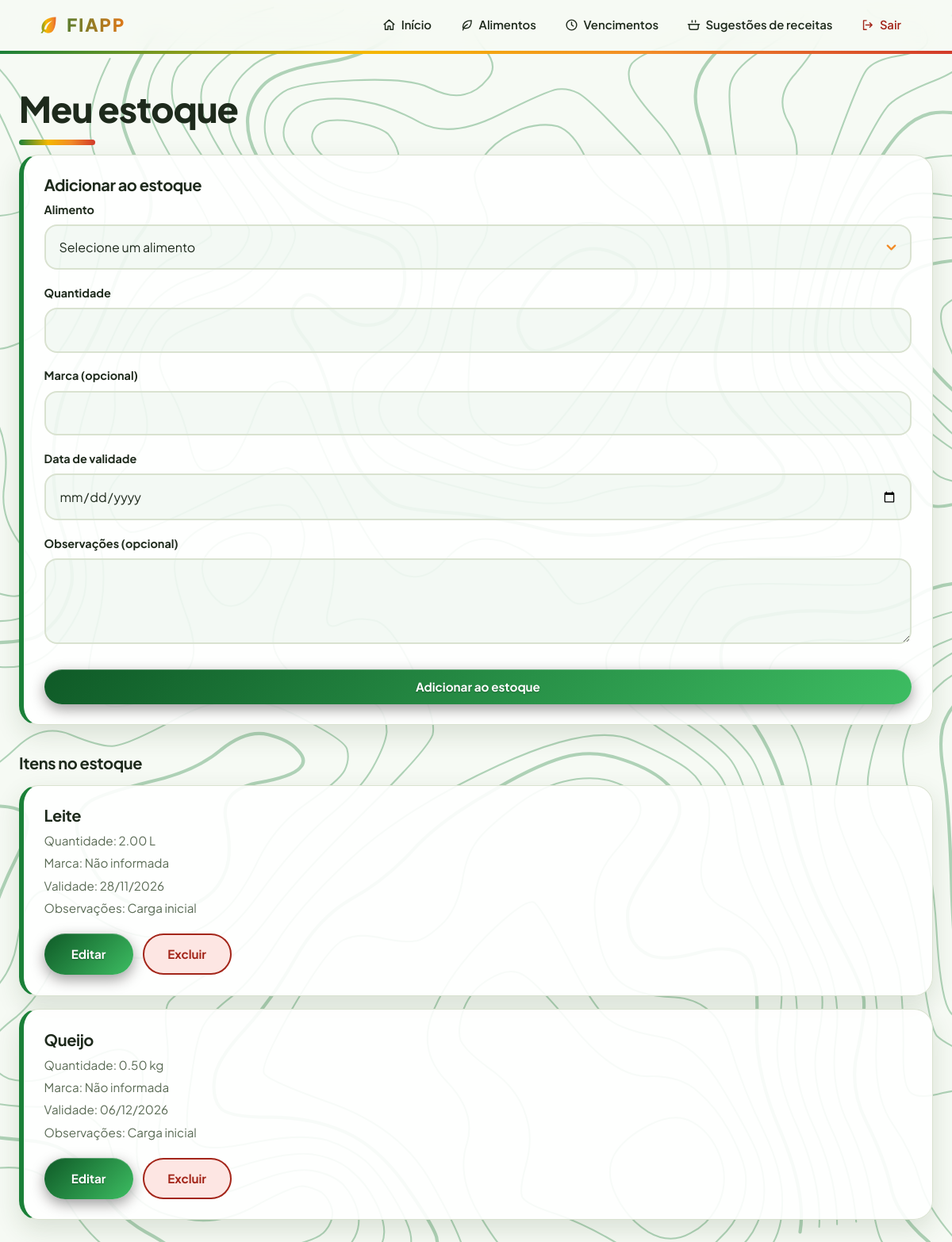
The page /estoque.php (signed in) on the database as committed earlier.
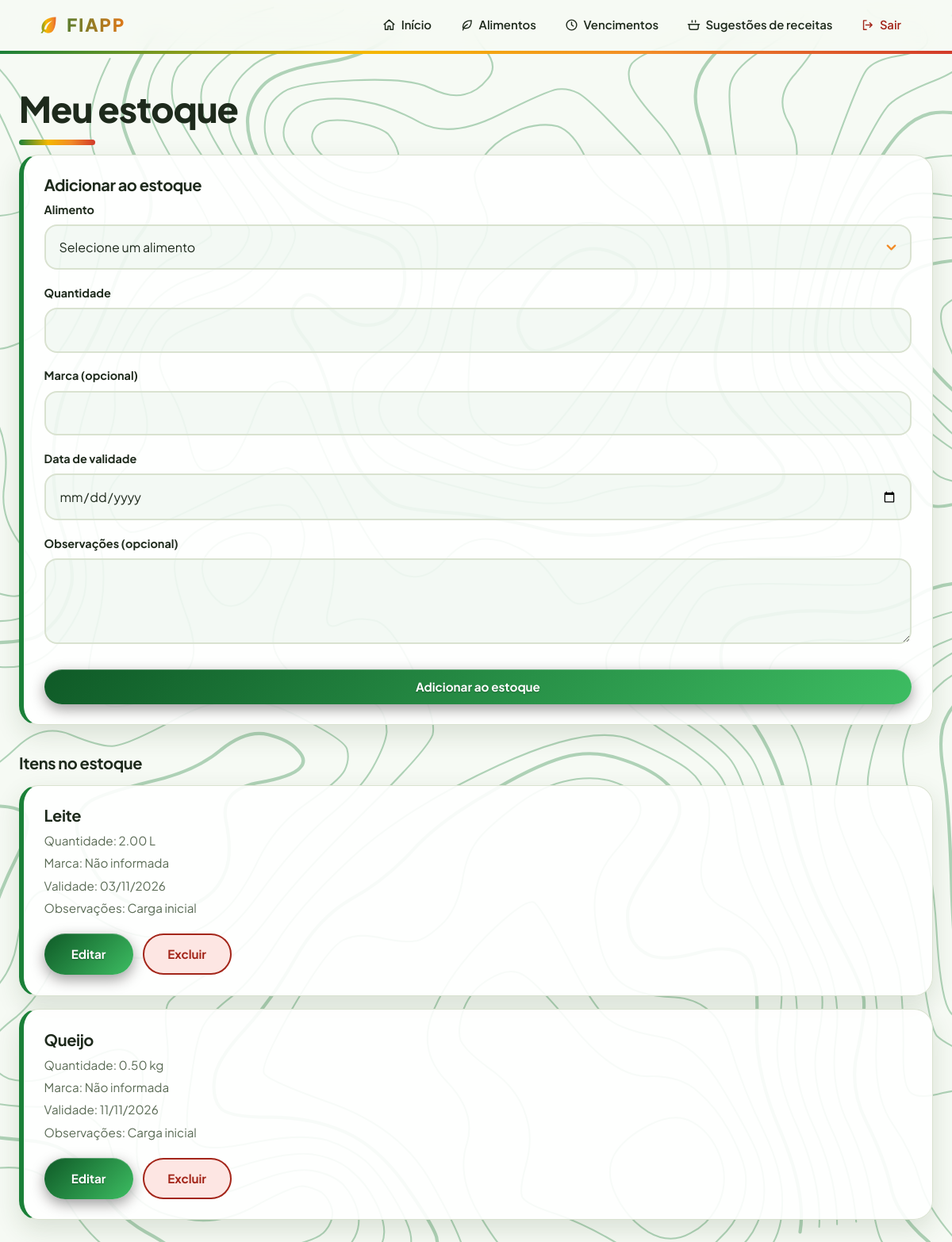
The same page on the database as committed later.
### tables this page shows
CREATE TABLE `estoque` (
  `id_item_estoque` int(11) NOT NULL AUTO_INCREMENT,
  `usuario_id` int(11) NOT NULL,
  `alimento_id` int(11) NOT NULL,
  `quantidade` decimal(10,2) NOT NULL,
  `data_validade` date NOT NULL,
  `data_cadastro` date NOT NULL,
  `observacoes` varchar(200) DEFAULT NULL,
  `marca` varchar(100) DEFAULT NULL,
  PRIMARY KEY (`id_item_estoque`),
  KEY `usuario_id` (`usuario_id`),
  KEY `alimento_id` (`alimento_id`),
  CONSTRAINT `estoque_ibfk_1` FOREIGN KEY (`usuario_id`) REFERENCES `usuarios` (`id`),
  CONSTRAINT `estoque_ibfk_2` FOREIGN KEY (`alimento_id`) REFERENCES `alimentos` (`id`)
);

CREATE TABLE `alimentos` (
  `id` int(11) NOT NULL AUTO_INCREMENT,
  `usuario_id` int(11) NOT NULL,
  `nome` varchar(100) NOT NULL,
  `categoria` varchar(50) NOT NULL,
  `unidade_medida` varchar(30) NOT NULL,
  `marca_preferencia` varchar(100) DEFAULT NULL,
  PRIMARY KEY (`id`),
  KEY `usuario_id` (`usuario_id`),
  CONSTRAINT `alimentos_ibfk_1` FOREIGN KEY (`usuario_id`) REFERENCES `usuarios` (`id`)
);

### estoque.php (the view, shortened to what the changed rows need)
<?php
require "conexao.php";
$usuario_id = $_SESSION["usuario_id"];
function h($valor) {
    return htmlspecialchars((string) $valor, ENT_QUOTES, "UTF-8");
}
$stmt = $conexao->prepare(
    "SELECT e.id_item_estoque, a.nome, e.quantidade,
    a.unidade_medida, e.marca, e.data_validade, e.observacoes
    FROM estoque e
    INNER JOIN alimentos a ON a.id = e.alimento_id
    WHERE e.usuario_id = ? AND a.usuario_id = ?
    ORDER BY e.data_validade"
);
$stmt->bind_param("ii", $usuario_id, $usuario_id);
$stmt->execute();
$stmt->bind_result(
    $eid,
    $enome,
    $equantidade,
    $eunidade,
    $emarca,
    $evalidade,
    $eobservacoes
);
$itens = [];
while ($stmt->fetch()) {
    $itens[] = [
        "id" => $eid,
        "nome" => $enome,
        "quantidade" => $equantidade,
        "unidade" => $eunidade,
        "marca" => $emarca,
        "data_validade" => $evalidade,
        "observacoes" => $eobservacoes
    ];
}
?>
<!DOCTYPE html>
<html lang="pt-br">
<head>
    <link rel="stylesheet" href="css/style.css">
</head>
<body>
    <header class="topo">
        <h1>Fiapp</h1>
    </header>
    <main class="container">
        <h2>Meu estoque</h2>
        <?php if (count($itens) == 0): ?>
            <p>Você ainda não adicionou itens ao estoque.</p>
        <?php else: ?>
            <?php foreach ($itens as $item): ?>
                <section class="cartao">
                    <h3><?= h($item["nome"]) ?></h3>
                    <p>
                        Quantidade:
                        <?= h($item["quantidade"]) ?>
                        <?= h($item["unidade"]) ?>
                    </p>
                    <p>
                        Marca:
                        <?= h($item["marca"] ?: "Não informada") ?>
                    </p>
                    <p>
                        Validade:
                        <?= date("d/m/Y", strtotime($item["data_validade"])) ?>
                    </p>
                    <p>
                        Observações:
                        <?= h($item["observacoes"] ?: "Nenhuma") ?>
                    </p>
                    <div style="display: flex; flex-direction: row; align-items: center; gap: 12px; margin-top: 20px;">
                        <a class="botao"
                           href="estoque.php?editar=<?= h($item["id"]) ?>"
                           style="width: 112px; height: 52px; display: inline-flex; align-items: center; justify-content: center; margin: 0;">
                            Editar
                        </a>
                        <form method="POST"
                              class="form-excluir"
                              style="display: inline-flex; flex-direction: row; width: auto; margin: 0; padding: 0;">
                            <button type="submit" class="perigo"
                                    style="width: 112px; height: 52px; display: inline-flex; align-items: center; justify-content: center; margin: 0;">
                                Excluir
                            </button>
                        </form>
                    </div>
                </section>
            <?php endforeach; ?>
        <?php endif; ?>
    </main>
</body>
</html>

Rows that differ between the two databases and show on the page:
changed estoque "Leite": data_validade "28/11/2026" → "03/11/2026"
changed estoque "Queijo": data_validade "06/12/2026" → "11/11/2026"
